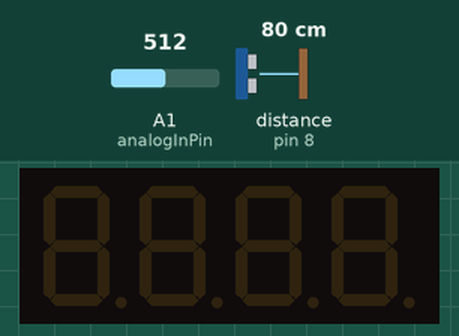
Simulated run of this sketch. Board: Arduino Uno, built with avr-gcc and run on an emulated ATmega328P. On the bench: 4-digit seven-segment display. The inputs (shaded band) are chosen by the test bench; at power-on: A1 (analogInPin) = 512, distance to the obstacle (sensor on pin 8) 80 cm. The echo pulse lasts 58.3 µs per cm.

Above: at 1.2 s.
1.3 s: A1 (analogInPin) set to 759
At 1.8 s:
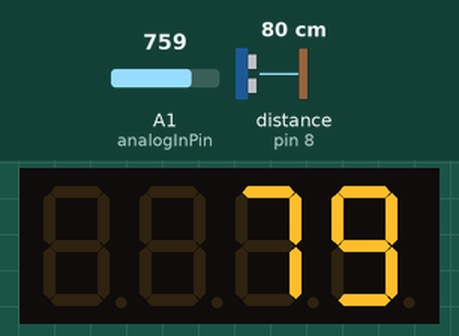
2.9 s: distance to the obstacle (sensor on pin 8) set to 2 cm
At 3.4 s:
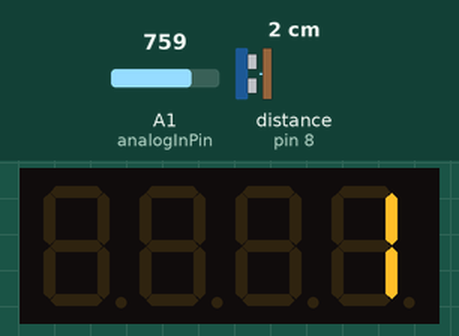
4.5 s: distance to the obstacle (sensor on pin 8) set to 4 cm
At 5.7 s:
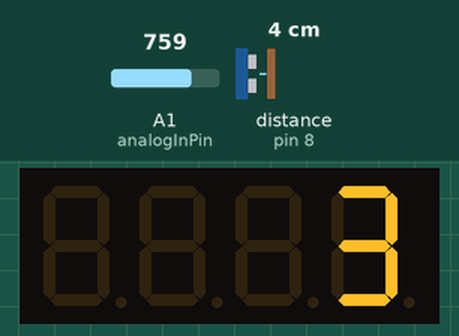
6.1 s: distance to the obstacle (sensor on pin 8) set to 9 cm
At 6.8 s:
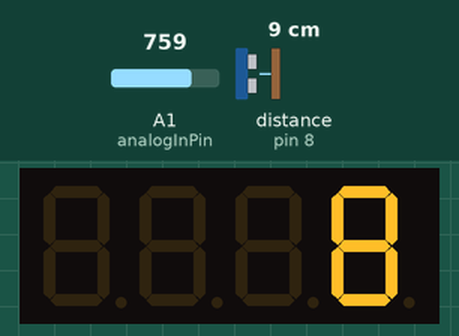
Timing chart, 0 to 8.7 s (numbered marks = the images above; inputs shaded):
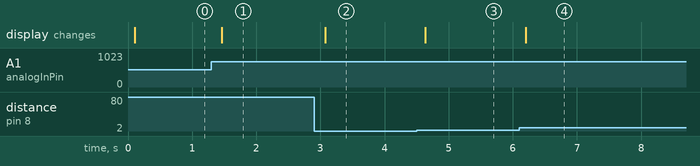

The sketch:

distance_measure_main.ino
```cpp
#include "SevSeg.h"
SevSeg sevseg;

const int trigPin = 9;
const int echoPin = 8;
long duration;
int distance;

const int analogInPin = A1;
int sensorValue = 0;
int state = 4;

void setup(){
  pinMode(A5,INPUT);
  pinMode(trigPin, OUTPUT);
  pinMode(echoPin, INPUT);
//  Serial.begin(9600);

  byte numDigits = 4;
  byte digitPins[] = {10, 11, 12, 13};
  byte segmentPins[] = {1, 2, 3, 5, 6, 0, 7, 4};

  bool resistorsOnSegments = true;
  bool updateWithDelaysIn = true;
  byte hardwareConfig = COMMON_CATHODE;
  sevseg.begin(hardwareConfig, numDigits, digitPins, segmentPins, resistorsOnSegments);
  sevseg.setBrightness(90);
}

void loop(){
  readSwitch();

  if (state == 0) {
    digitalWrite(trigPin, LOW);     // clear trigger
    delayMicroseconds(2);

    digitalWrite(trigPin, HIGH);    // send wave
    delayMicroseconds(10);
    digitalWrite(trigPin, LOW);

    duration = pulseIn(echoPin, HIGH);
    distance =  duration *0.034/2;

    sevseg.setNumber(distance);
    state = 4;                      // STOPS CONSTANT READSWITCH ISSUE
    delay(40);
  }

//  if (state == 1) {
//
//  }

  sevseg.refreshDisplay();
}

void readSwitch () {
  sensorValue = analogRead(analogInPin);

  if (sensorValue < 800 && sensorValue > 750) {
    state = 0;
    delay(100);
  }
  if (sensorValue < 749 && sensorValue > 650) {
    state = 1;
    delay(100);
  }
  if (sensorValue < 649 && sensorValue > 425) {
    state = 2;
    delay(100);
  }
  if (sensorValue < 425 && sensorValue >= 0) {
    state = 3;
    delay(100);
  }
  delay(1);
}
```

Measured:
- after the input at 1.3 s, the display: changes after 0.16 s (image 1)
- after the input at 2.9 s, the display: changes after 0.17 s (image 2)
- after the input at 4.5 s, the display: changes after 0.14 s (image 3)
- after the input at 6.1 s, the display: changes after 0.10 s (image 4)
